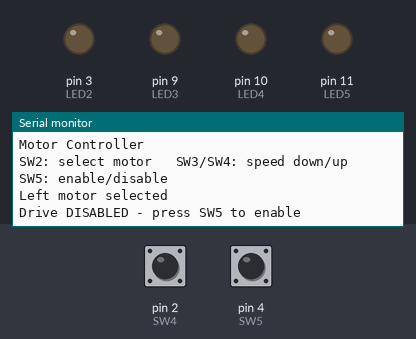
Recording of a sketch running on a simulated Arduino Uno, built with avr-gcc and run on an emulated ATmega328P. Parts: output pins drawn as LEDs (lit = HIGH), the last lines printed to the serial monitor. The test bench sets the inputs (shaded band); at power-on: pin 4 (SW5) HIGH, pin 2 (SW4) HIGH. Pins used as bus, display or sensor lines are not drawn.

Above: at 3.2 s.
3.3 s: pin 4 (SW5) pulled LOW for 0.15 s
At 3.43 s:
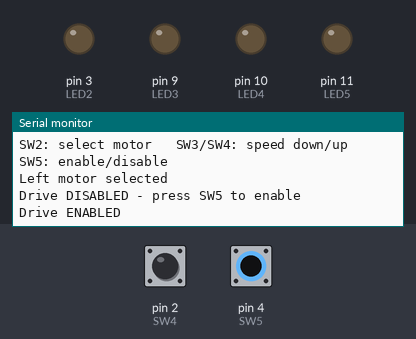
4.9 s: pin 2 (SW4) pulled LOW for 0.15 s
At 5.4 s:
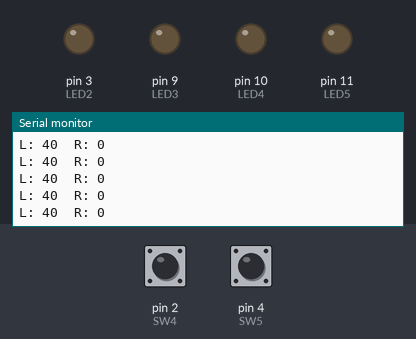
8.0 s: pin 4 (SW5) pulled LOW for 1 s
At 9.3 s:
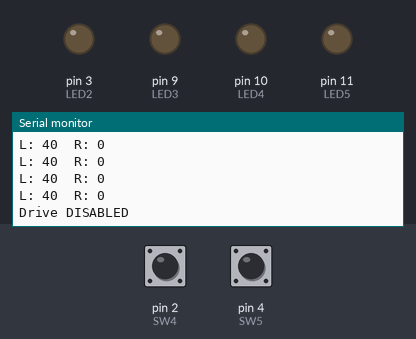
Timing chart, 0 to 11.0 s (numbered marks = the images above; inputs shaded):
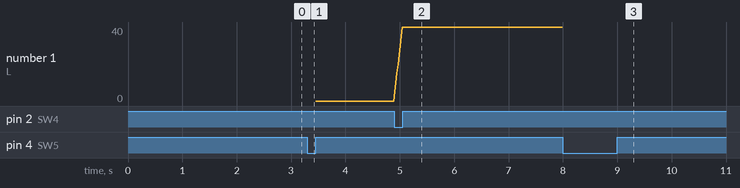

Measured:
- after the input at 3.3 s, the serial monitor: prints a new line at once (image 1)
- after the input at 4.9 s, the serial monitor: prints a new line at once (image 2)
- after the input at 8.0 s, the serial monitor: prints a new line at once (image 3)
- plotted number 1: 0 → 40 after the input at 4.9 s

The sketch:

B10_Motor_Controller_Project.ino
```cpp
/* ================================================================================
Project: Motor Controller [B10_Motor_Controller_Project]
Version: 1.2
Updated: September 14, 2026

Platform: mirobo.tech ARPS-2 circuit (robot configuration)
Requires: ARPS2.h header file

Before starting this project, re-read GE 1, GE 2, GE 3, and GE 4
from Activity 10: Analog Output.

IMPORTANT HARDWARE NOTES:
  The H-bridge motor driver outputs share pins with LED2-LED5.
  Using this project will prevent LED2-LED5 from being used as
  status indicators.

  Motor wiring (standard robot configuration):
    M1A (LED2) / M1B (LED3) - Left motor
    M2A (LED4) / M2B (LED5) - Right motor

  Motor power must be connected separately from logic power.
  Always test motor direction at low speed (25%) before increasing
  to full speed. If a motor runs the wrong direction, swap its
  two wires at the motor terminal.

  NOTE: Arduino's analogWrite() uses a fixed hardware timer
  frequency that may not be ideal for all motor driver chips.
  Check the driver chip datasheet for its recommended PWM
  frequency range - see GE3 in Activity 10.

Note: ARPS-2 has no on-board potentiometers, so this project uses
button control only. Since SW5 is already needed as a dedicated
safety enable switch, only three buttons (SW2, SW3, SW4) remain to
control two motors' speeds. SW2 selects which motor SW3/SW4 adjust,
rather than each motor having its own dedicated pair of buttons.

Controls:
  SW2 - select which motor SW3/SW4 control (toggles left/right)
  SW3 - decrease the selected motor's speed
  SW4 - increase the selected motor's speed
  SW5 - enable/disable drive (safety enable switch)
================================================================================*/
// IMPORTANT: Make sure that ARPS2.h is accessible as a tab in this project.
#include "ARPS2.h"      // Define ARPS-2 I/O devices

// ---- Program Constants ---------------
const int STEP_DELAY  = 20;           // Main loop delay (ms)
const int SPEED_STEP  = 5;            // Speed % change per loop while SW3/SW4 held
const int MAX_SPEED   = 100;          // Maximum speed percentage

// ---- Program Variables ---------------
bool drive_enabled  = false;          // Safety enable flag
bool right_selected = false;          // false = SW3/SW4 adjust left motor, true = right
int left_speed  = 0;                  // Target left motor speed (-100 to 100)
int right_speed = 0;                  // Target right motor speed (-100 to 100)


// ---- Program Functions ---------------

void left_motor(int speed)
{
    // Drive the left motor at the given speed (-100 to 100 percent).
    // Positive speed drives forward (M1A active, M1B LOW).
    // Negative speed drives reverse (M1B active, M1A LOW).
    // Zero stops the motor (both outputs LOW).
    speed = constrain(speed, -MAX_SPEED, MAX_SPEED);
    if (speed == 0)
    {
        analogWrite(LED2, 0);
        analogWrite(LED3, 0);
        return;
    }
    int pwm = map(abs(speed), 0, 100, 0, 255);
    if (speed > 0)
    {
        analogWrite(LED2, pwm);
        analogWrite(LED3, 0);
    }
    else
    {
        analogWrite(LED2, 0);
        analogWrite(LED3, pwm);
    }
}

void right_motor(int speed)
{
    // Drive the right motor at the given speed (-100 to 100 percent).
    // Positive speed drives forward (M2A active, M2B LOW).
    // Negative speed drives reverse (M2B active, M2A LOW).
    // TODO: implement using LED4 and LED5, following left_motor() above
}

void motors(int left_spd, int right_spd)
{
    // Drive both motors at the given speeds.
    // TODO: call left_motor() and right_motor() with their respective speeds
}


void setup()
{
    pinMode(LED_BUILTIN, OUTPUT);
    digitalWrite(LED_BUILTIN, HIGH);

    // Configure motor output pins
    pinMode(LED2, OUTPUT);
    pinMode(LED3, OUTPUT);
    pinMode(LED4, OUTPUT);
    pinMode(LED5, OUTPUT);

    // Configure ARPS-2 pushbuttons as inputs
    // NOTE: Arduino UNO Rev 3 users should comment out the SW2 and SW3
    // lines below, since these pins are shared with the USB serial port.
    pinMode(SW2, INPUT_PULLUP);
    pinMode(SW3, INPUT_PULLUP);
    pinMode(SW4, INPUT_PULLUP);
    pinMode(SW5, INPUT_PULLUP);

    Serial.begin(9600);
    delay(2000);                       // Give Serial Monitor time to
                                        // connect, without blocking
                                        // forever if it's never opened

    motors(0, 0);
    Serial.println("Motor Controller");
    Serial.println("SW2: select motor   SW3/SW4: speed down/up   SW5: enable/disable");
    Serial.println("Left motor selected");
    Serial.println("Drive DISABLED - press SW5 to enable");
}

void loop()
{
    // SW2 toggles which motor SW3/SW4 control (press and release to toggle)
    if (digitalRead(SW2) == LOW)
    {
        right_selected = !right_selected;
        Serial.println(right_selected ? "Right motor selected" : "Left motor selected");
        while (digitalRead(SW2) == LOW) {}    // Wait for release
    }

    // SW3 decreases, SW4 increases the currently selected motor's speed
    if (digitalRead(SW3) == LOW)
    {
        if (right_selected) right_speed -= SPEED_STEP;
        else                 left_speed  -= SPEED_STEP;
    }
    else if (digitalRead(SW4) == LOW)
    {
        if (right_selected) right_speed += SPEED_STEP;
        else                 left_speed  += SPEED_STEP;
    }
    left_speed  = constrain(left_speed,  -MAX_SPEED, MAX_SPEED);
    right_speed = constrain(right_speed, -MAX_SPEED, MAX_SPEED);

    // SW5 toggles drive enable (press and release)
    if (digitalRead(SW5) == LOW)
    {
        drive_enabled = !drive_enabled;
        if (drive_enabled)
        {
            digitalWrite(LED_BUILTIN, HIGH);  // Status LED on
            Serial.println("Drive ENABLED");
        }
        else
        {
            digitalWrite(LED_BUILTIN, LOW);   // Status LED off
            Serial.println("Drive DISABLED");
        }
        while (digitalRead(SW5) == LOW) {}    // Wait for release
    }

    if (drive_enabled)
    {
        motors(left_speed, right_speed);
        Serial.print("L: "); Serial.print(left_speed);
        Serial.print("  R: "); Serial.println(right_speed);
    }
    else
    {
        motors(0, 0);
    }

    delay(STEP_DELAY);
}


/* ================================================================================
Extension Activities
================================================================================

--------------------------------------------------------------------------------
EA 1 - Complete the skeleton
--------------------------------------------------------------------------------

Motor power must be connected separately from logic power before
running the motors - see the hardware notes above.

Test the program with one motor connected to the left motor
terminals. Finish the right_motor() and motors() functions in
the program and test them to make sure they work.

--------------------------------------------------------------------------------
EA 2 - Acceleration limiting
--------------------------------------------------------------------------------

Add acceleration limiting so that motor speed changes gradually
rather than jumping to the target immediately. Declare static
variables inside 'loop()' to track the current speed for each
motor, and move each toward its target (left_speed/right_speed)
by a fixed step per iteration. What step size gives a
natural-feeling acceleration?

Example code:

static int current_left  = 0;
static int current_right = 0;

--------------------------------------------------------------------------------
EA 3 - Timed movement sequences
--------------------------------------------------------------------------------

Implement 'drive_timed(int left_spd, int right_spd, int ms)'
that drives both motors for a set duration then stops. Use it
to create a simple repeatable movement sequence. Note that
'delay()' inside this function blocks 'loop()' for its full
duration - Activity 11 introduces non-blocking timing that
allows other actions to continue during a timed movement.

--------------------------------------------------------------------------------
EA 4 - Four-pump or four-fan controller
--------------------------------------------------------------------------------

The H-bridge driver can control four independent single-direction
loads by wiring each load between one motor output pin and ground,
with the other pin held LOW. Use SW2-SW5 to enable each pump
independently, using a fixed shared duty cycle (or reuse the
SW3/SW4 step pattern from this project to make it adjustable):

Example code:

// Enable pump 1 at the current duty cycle
analogWrite(LED2, duty);
analogWrite(LED3, 0);         // Hold opposite pin LOW

Add a maximum run time per pump using 'millis()' to prevent
overheating or tank overflow. This previews the non-blocking
timing technique covered in Activity 11.

*/
```

Source omitted: ARPS2.h (10075 bytes)
